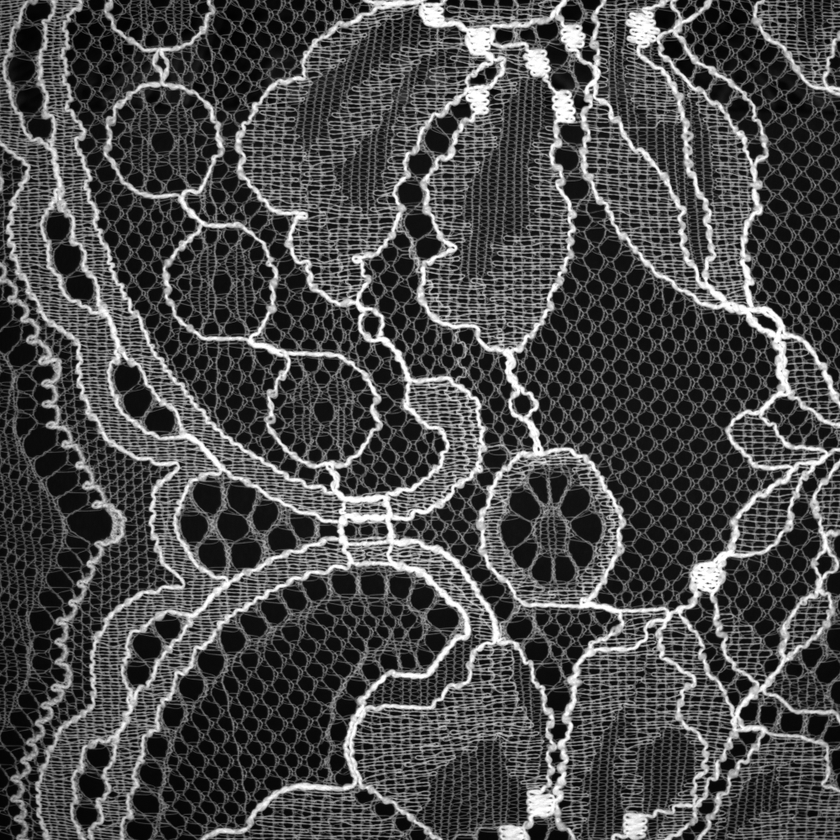
#> input picture SimpleNet/历史版本/skill_dataset/14氨纶双丝-86_0024_pic_1681719258570_camera14.png, 840 x 840 px, shrunk from 1000 x 1000 before the run
$ python '频域分析.py'
#> lines starting #> are read from the running program, lines starting #| are printed output that depends on the picture
import cv2
import numpy as np
from matplotlib import pyplot as plt

# 读取图像
image = cv2.imread('14氨纶双丝-86_0024_pic_1681719258570_camera14.png', 0)
#> image is the input picture: shape (840, 840); min 0, max 255, mean 75.6
image = np.array(image)

# 进行傅里叶变换
dft = cv2.dft(np.float32(image), flags=cv2.DFT_COMPLEX_OUTPUT)
dft_shift = np.fft.fftshift(dft)

# 构建增益矩阵
rows, cols = image.shape
#> rows = 840; cols = 840
crow, ccol = rows // 2 , cols // 2
#> crow = 420; ccol = 420
mask = np.zeros((rows, cols, 2), np.float32)
r = 30
center = [crow, ccol]
#> center = [420, 420]
x, y = np.ogrid[:rows, :cols]
#> x = 840 values from 0 to 839
mask_area = np.sqrt((x - center[0])**2 + (y - center[1])**2) <= r
mask[mask_area] = 2  # 增强频率成分

# 应用增益矩阵
fshift = dft_shift * mask
f_ishift = np.fft.ifftshift(fshift)
img_back = cv2.idft(f_ishift)
img_back = cv2.magnitude(img_back[:,:,0], img_back[:,:,1])
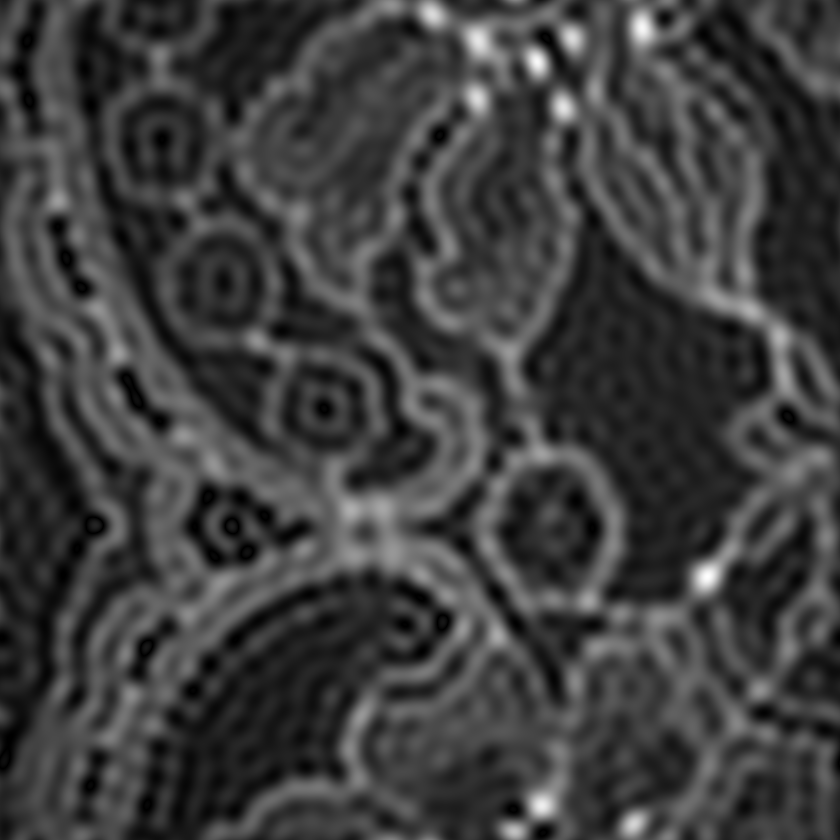
#> img_back: shape (840, 840) float32; min 1000, max 435286720, mean 106804656; drawn with min black and max white

# 显示结果
plt.figure(figsize=(10, 5))
plt.subplot(121), plt.imshow(image, cmap='gray')
plt.title('原始图像'), plt.axis('off')
plt.subplot(122), plt.imshow(img_back, cmap='gray')
plt.title('增强频率后的图像'), plt.axis('off')
plt.show()
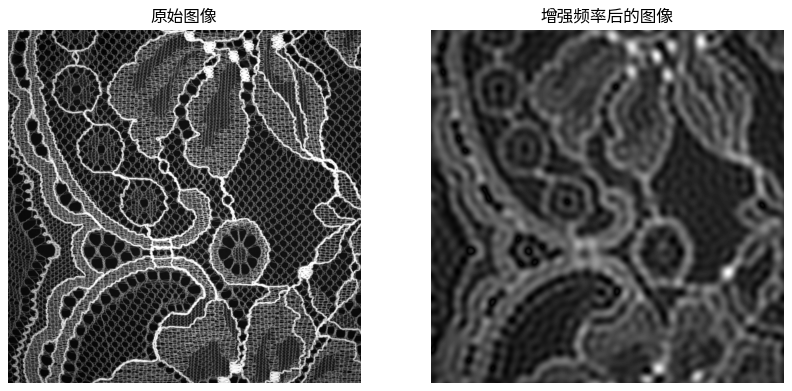
#> figure drawn by matplotlib, 2 panels

$ run again, with SimpleNet/历史版本/skill_dataset/001.png copied over SimpleNet/历史版本/skill_dataset/14氨纶双丝-86_0024_pic_1681719258570_camera14.png
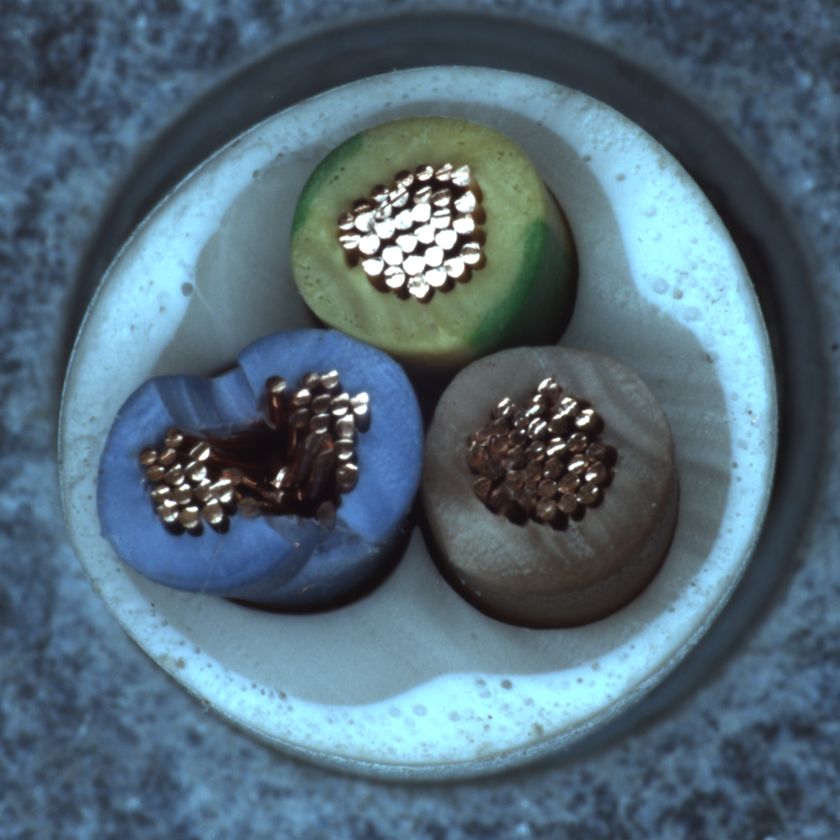
#> input picture SimpleNet/历史版本/skill_dataset/001.png, 840 x 840 px, shrunk from 1024 x 1024 before the run
#> `img_back = cv2.magnitude(img_back[:,:,0], img_back[:,:,1])`:
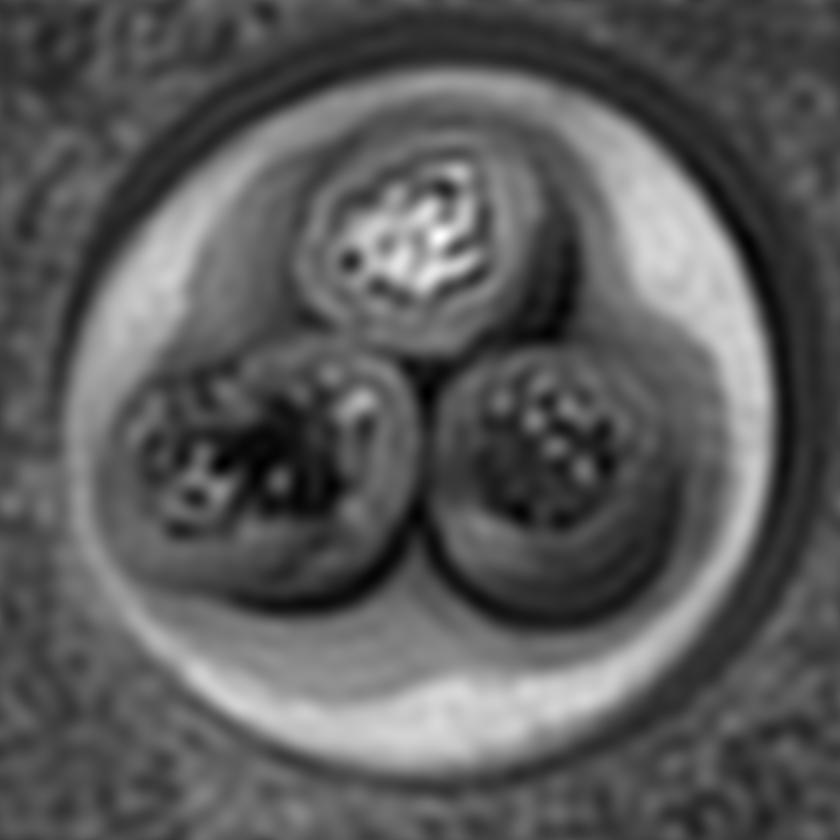
#> img_back: shape (840, 840) float32; min 3935244, max 390229056, mean 141952080; drawn with min black and max white
#> `plt.show()`:
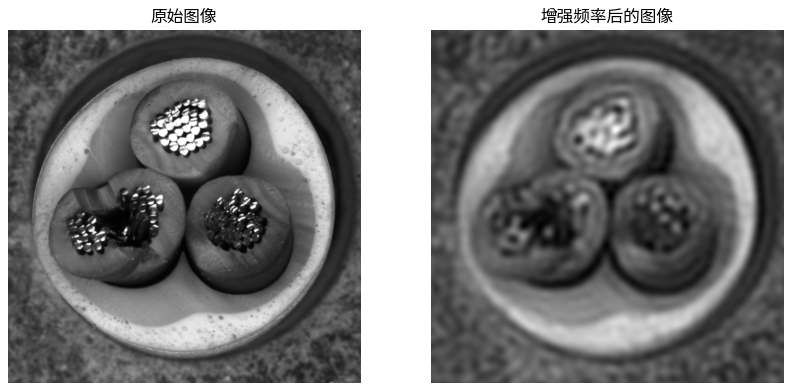
#> figure drawn by matplotlib, 2 panels

$ run again, with SimpleNet/历史版本/skill_dataset/010.png copied over SimpleNet/历史版本/skill_dataset/14氨纶双丝-86_0024_pic_1681719258570_camera14.png
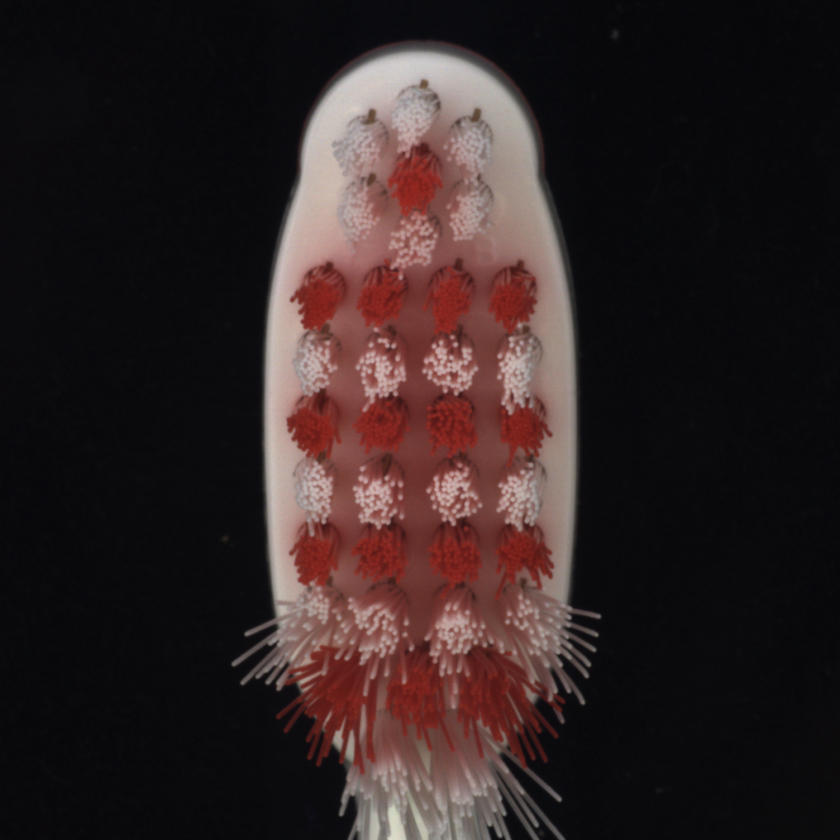
#> input picture SimpleNet/历史版本/skill_dataset/010.png, 840 x 840 px, shrunk from 1024 x 1024 before the run
#> `img_back = cv2.magnitude(img_back[:,:,0], img_back[:,:,1])`:
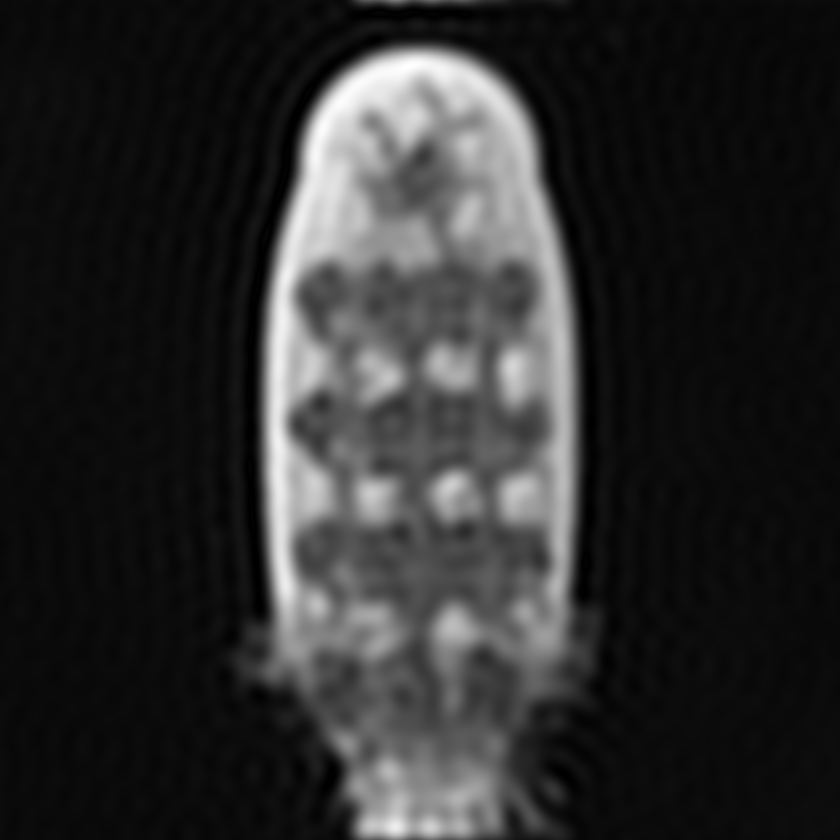
#> img_back: shape (840, 840) float32; min 99.01, max 300383936, mean 54144376; drawn with min black and max white
#> `plt.show()`:
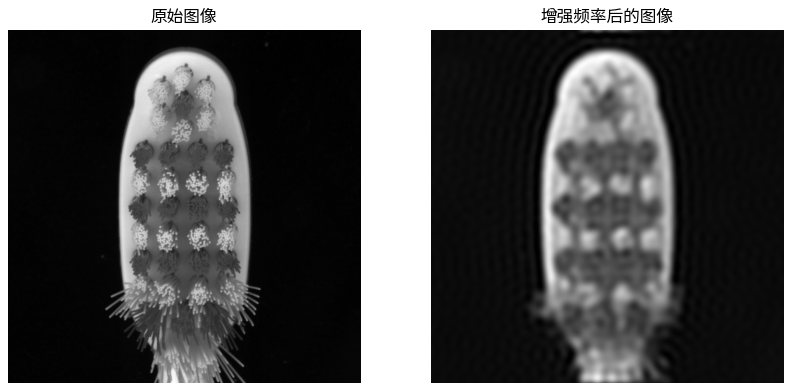
#> figure drawn by matplotlib, 2 panels
